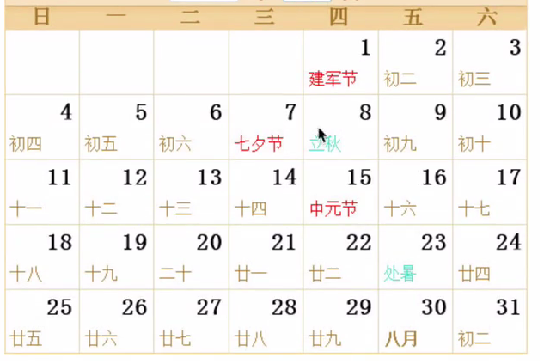
#> input picture test/images/rili.png, 540 x 361 px, found by its file name
$ python '霍夫线检测.py'
#> lines starting #> are read from the running program, lines starting #| are printed output that depends on the picture; after the words box and inside, x2 and y2 are one past the last pixel; in counts of white or black regions, pixels touching at a corner belong together
import numpy as np
import cv2 as cv
import matplotlib.pyplot as plt
# 1.加载图片，转为二值图
img = cv.imread(r"G:\test\images\rili.png")
#> img is the input picture: shape (361, 540, 3); mean B, G, R 236.6, 242, 245.9
gray = cv.cvtColor(img, cv.COLOR_BGR2GRAY)
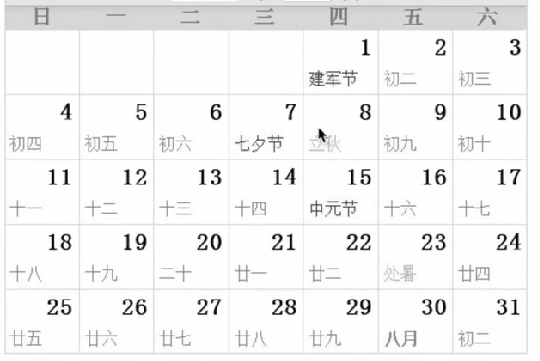
#> gray: shape (361, 540); min 0, max 255, mean 242.6
edges = cv.Canny(gray, 50, 150)
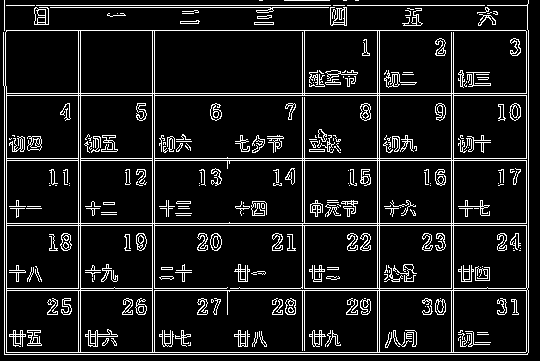
#> edges: shape (361, 540); 10.7% white in thin lines or dots
# 2.霍夫直线变换
lines = cv.HoughLines(edges, 0.8, np.pi/180, 150)
#> lines = 29 rows, first 8: [353.6, 1.57], [92.8, 1.57], [223.2, 1.57], [29.6, 1.57], [224.8, 1.57], [289.6, 1.57], [352, 1.57], [95.2, 1.57]
# 3.将检测的线绘制在图像上(注意是极坐标噢)
for line in lines:
    rho, theta = line[0]
    a = np.cos(theta)
    b = np.sin(theta)
    x0 = a * rho
    y0 = b * rho
    x1 = int(x0 + 1000 * -b)
    y1 = int(y0 + 1000 * a)
    x2 = int(x0 - 1000 * -b)
    y2 = int(y0 - 1000 * a)
    cv.line(img, (x1, y1), (x2, y2), (0, 255, 0))
#> this loop made 29 passes
#> (rho, theta, a, b, x0, y0, x1, y1) on passes 1 to 12: (353.6, 1.57, -4.37e-08, 1, -1.55e-05, 353.6, -1000, 353), (92.8, 1.57, -4.37e-08, 1, -4.06e-06, 92.8, -1000, 92), (223.2, 1.57, -4.37e-08, 1, -9.76e-06, 223.2, -1000, 223), (29.6, 1.57, -4.37e-08, 1, -1.29e-06, 29.6, -1000, 29), (224.8, 1.57, -4.37e-08, 1, -9.83e-06, 224.8, -1000, 224), (289.6, 1.57, -4.37e-08, 1, -1.27e-05, 289.6, -1000, 289), (352, 1.57, -4.37e-08, 1, -1.54e-05, 352, -1000, 351), (95.2, 1.57, -4.37e-08, 1, -4.16e-06, 95.2, -1000, 95), (160, 1.57, -4.37e-08, 1, -6.99e-06, 160, -1000, 159), (157.6, 1.57, -4.37e-08, 1, -6.89e-06, 157.6, -1000, 157), (4.8, 1.57, -4.37e-08, 1, -2.1e-07, 4.8, -1000, 4), (288, 1.57, -4.37e-08, 1, -1.26e-05, 288, -1000, 287)
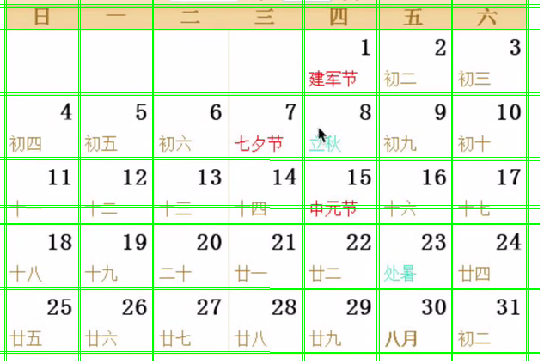
#> img: shape (361, 540, 3); 6.64% of pixels changed, all inside (x1, y1, x2, y2) = (0, 0, 540, 361)
# 4.图像显示
plt.figure(figsize=(10, 8), dpi=100)
plt.imshow(img[:, :, ::-1]), plt.title('detect')
plt.xticks([]), plt.yticks([])
plt.show()
